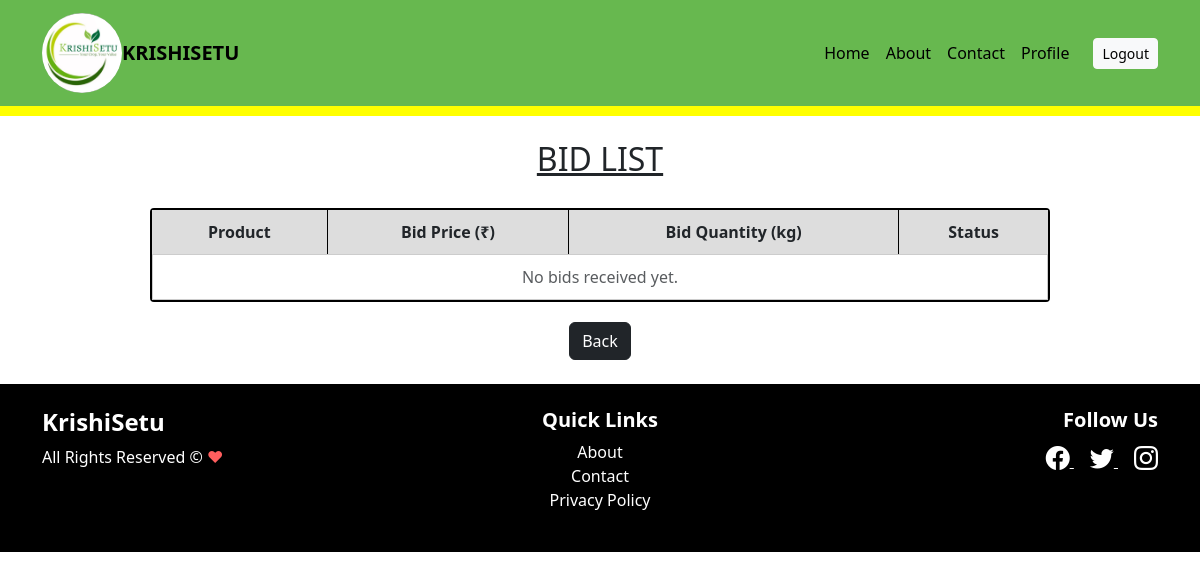
Before: /farmer/farmer/bids/ (signed in) with the older database file.
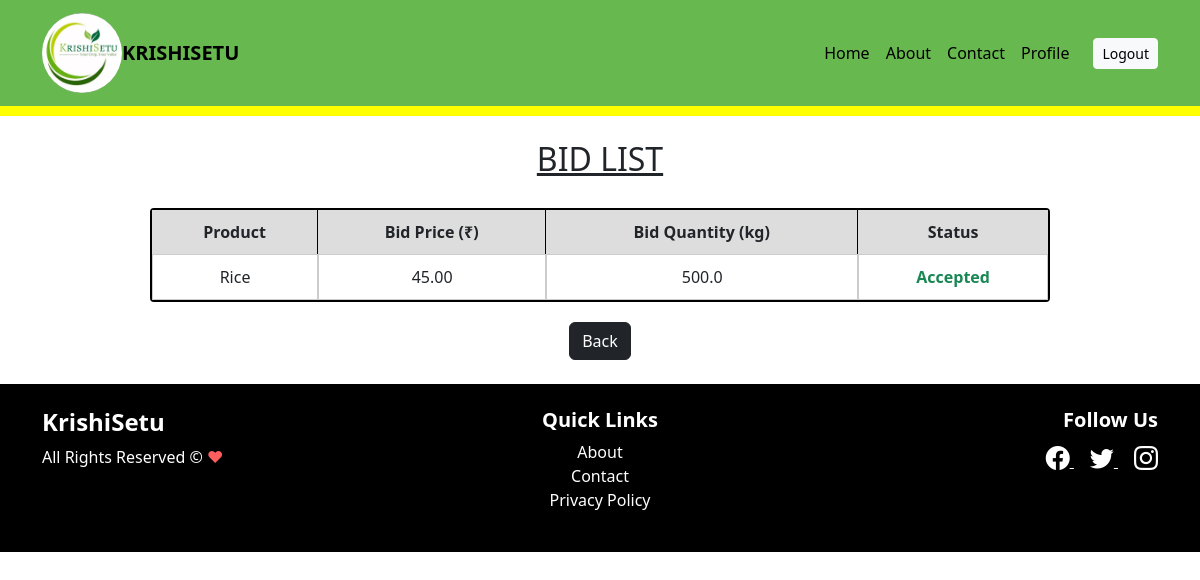
After: the same page with the newer database file.
### Retailer/models.py (models this page shows, shortened)
class Bid(models.Model):
    STATUS_CHOICES = [
        ('Pending', 'Pending'),
        ('Accepted', 'Accepted'),
        ('Rejected', 'Rejected'),
    ]
    retailer = models.ForeignKey(User, on_delete=models.CASCADE)  # The retailer who placed the bid
    product = models.ForeignKey(Product, on_delete=models.CASCADE)  # The product being bid on
    bid_price = models.FloatField()  # The price offered by the retailer
    bid_quantity = models.FloatField()  # The quantity retailer wants
    status = models.CharField(max_length=10, choices=STATUS_CHOICES, default='Pending')  # Status of the bid

### Farmer/models.py (models this page shows, shortened)
class Product(models.Model):
    COMMODITY_CHOICES = [
        ('Wheat', 'Wheat'),
        ('Rice', 'Rice'),
        ('Pulses', 'Pulses'),
    ]
    BASE_PRICE_DEFAULTS = {
        'Wheat': 25.00,
        'Rice': 30.00,
        'Pulses': 50.00,
    }
    farmer = models.ForeignKey(User, on_delete=models.CASCADE, default=1)
    commodity = models.CharField(max_length=100, choices=COMMODITY_CHOICES)
    quantity = models.FloatField()
    farmerprice = models.DecimalField(max_digits=10, decimal_places=2)
    baseprice = models.DecimalField(max_digits=10, decimal_places=2, null=True, blank=True)
    soldquantity = models.FloatField(default=0)
    product_photo = models.ImageField(upload_to='product_images/', null=True, blank=True)

### Farmer/views.py (the view)
# urls.py: path('farmer/bids/', farmer_bid_list, name='farmer_bid_list'),
def farmer_bid_list(request):
    farmer_products = Product.objects.filter(farmer=request.user)
    bids = Bid.objects.filter(product__in=farmer_products)  # Removed `.order_by('-timestamp')`
    return render(request, 'Farmer/farmer_bids.html', {'bids': bids})

### Farmer/templates/Farmer/farmer_bids.html (shortened to what this page needs)
{% extends "base.html" %}
{% load static %}
{% block content %}
<div class="container mt-4">
  <h2 class="text-center" style="text-decoration: underline; margin-bottom: 30px;">BID LIST</h2>
  <div class="table-container">
    <table class="bid-table">
      <thead>
        <tr>
          <th>Product</th>
          <th>Bid Price (₹)</th>
          <th>Bid Quantity (kg)</th>
          <th>Status</th>
        </tr>
      </thead>
      <tbody>
        {% if bids %}
          {% for bid in bids %}
          <tr>
            <td>{{ bid.product.commodity }}</td>
            <td>{{ bid.bid_price|floatformat:2 }}</td>
            <td>{{ bid.bid_quantity|floatformat:1 }}</td>
            <td>
              {% if bid.status == "Pending" %}
                <a href="{% url 'handle_bid' bid.id 'accept' %}" class="btn btn-success btn-sm me-2">
                  Accept
                </a>
                <a href="{% url 'handle_bid' bid.id 'reject' %}" class="btn btn-danger btn-sm">
                  Reject
                </a>
              {% elif bid.status == "Accepted" %}
                <span class="text-success fw-bold">Accepted</span>
              {% elif bid.status == "Rejected" %}
                <span class="text-danger fw-bold">Rejected</span>
              {% else %}
                <span class="text-muted">N/A</span>
              {% endif %}
            </td>
          </tr>
          {% endfor %}
        {% else %}
          <tr>
            <td colspan="4" class="text-center text-muted">
              No bids received yet.
            </td>
          </tr>
        {% endif %}
      </tbody>
    </table>
  </div>
  <div class="back-btn-container">
    <a href="javascript:history.back()" class="btn btn-dark">Back</a>
  </div>
</div>
{% endblock %}

Changed rows visible on the page:
added Bid: product.commodity "Rice", bid_price "45.00", bid_quantity "500.0", status "Accepted"
Other visible differences:
text no longer shown: "No bids received yet."
